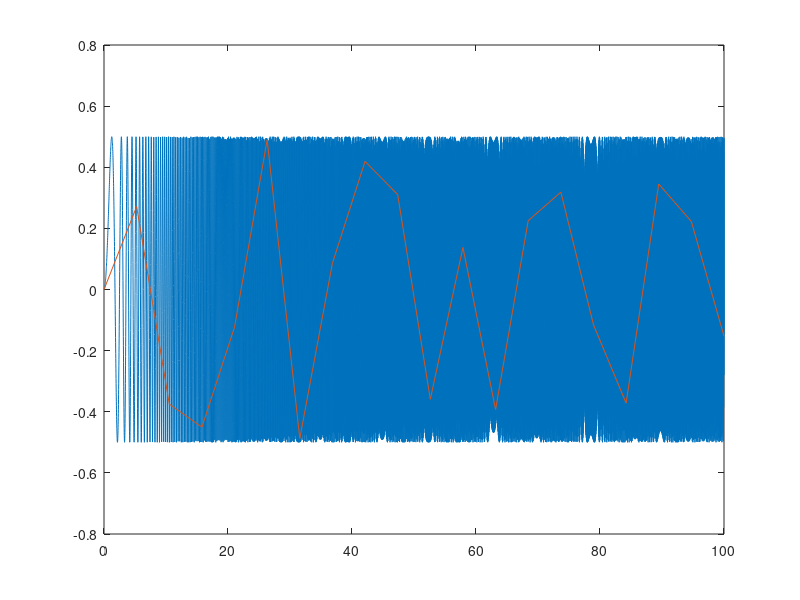

This chart was generated by the following MATLAB code:
points=20
x1 = linspace(0,100,10000);
y1 = 0.5  * sin(x1.*x1);
x2 = linspace(0,100,points);
y2 = 0.5  * sin(x2.*x2);
plot(x1,y1,x2,y2)